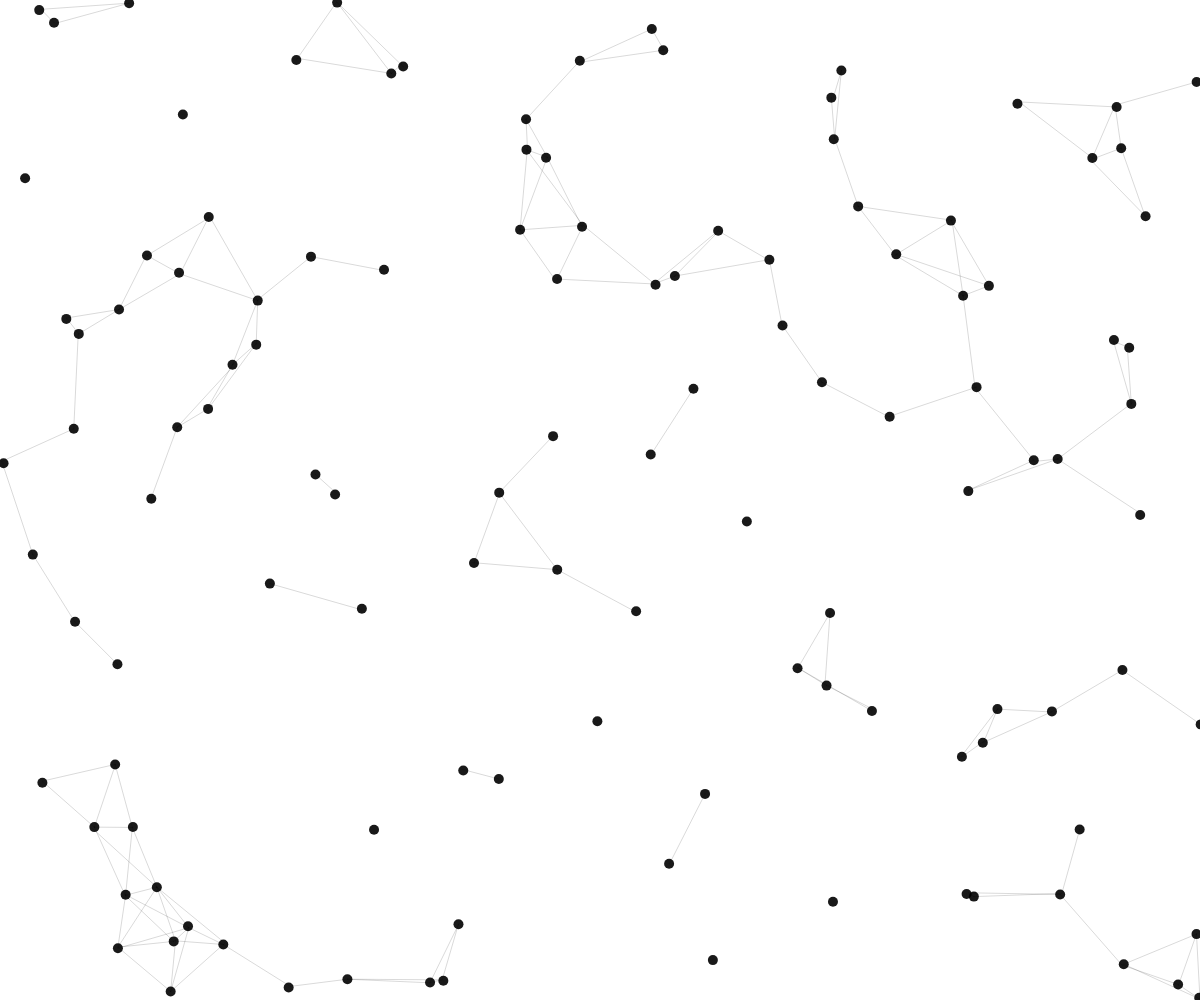
Frame 1 (no input)
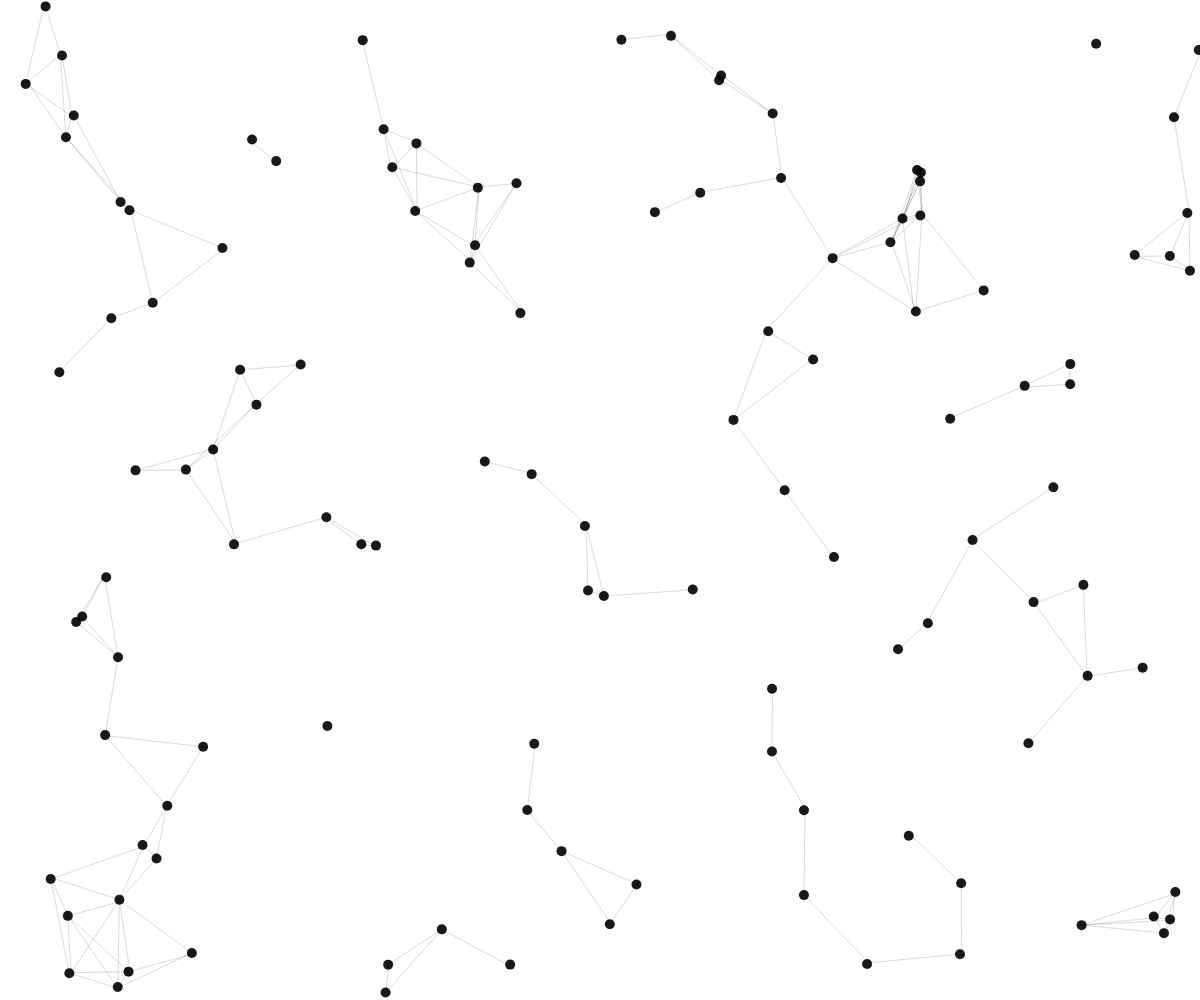
Frame 60 (no input)
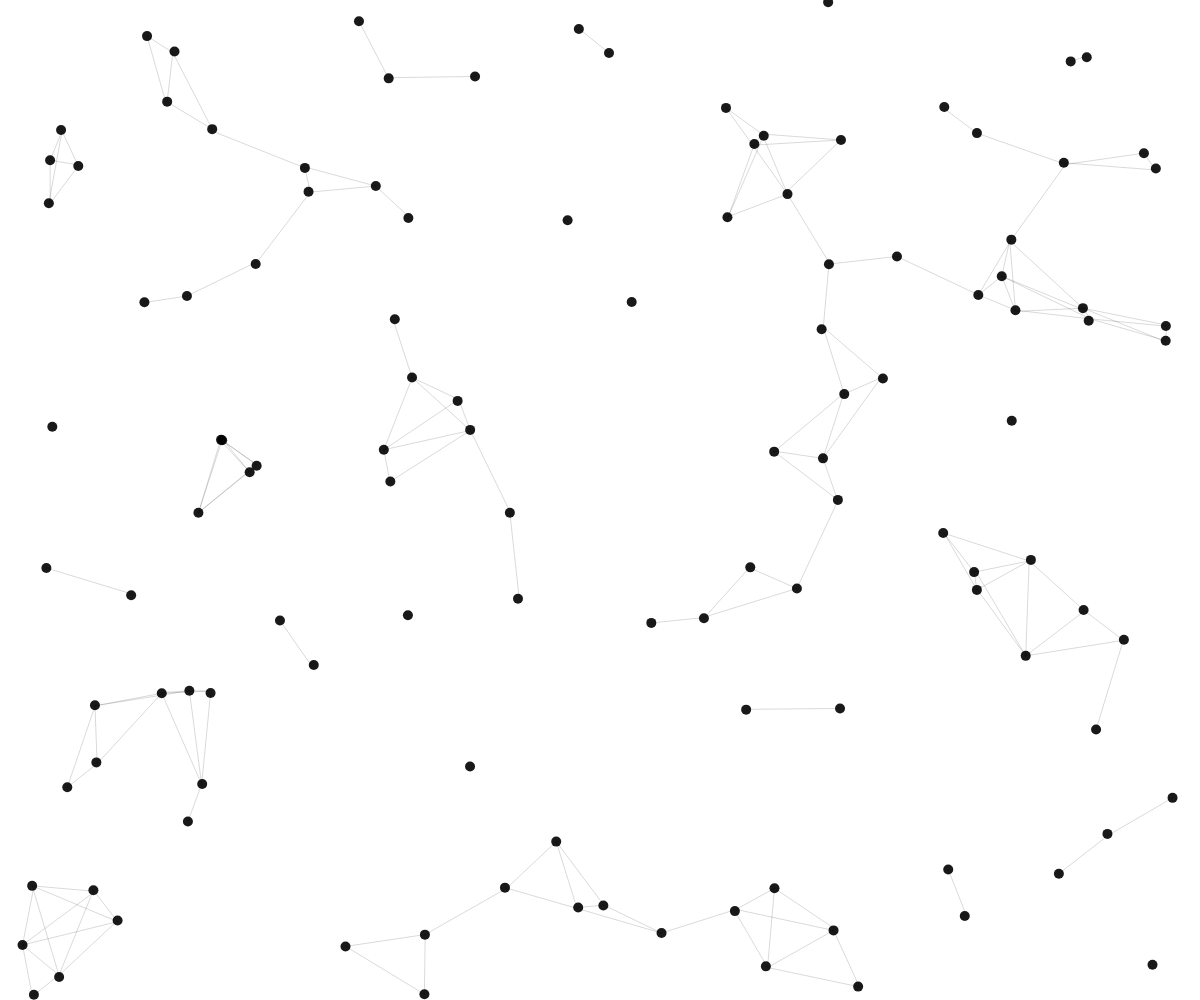
Frame 120 (the mouse pressed at the canvas centre since frame 60)

The p5.js sketch that drew these frames (run headless with seeded random() and noise() and a simulated clock; from frame 60 on, the mouse is pressed at the canvas centre):

// p5.js sketch
// ── sketch.js
//identity
const particle = [];

function setup() {
    createCanvas(window.innerWidth, window.innerHeight);
    
    //create object particle
    const pLenght= Math.floor(window.innerWidth / 10);

    //loop for add particle 
    for(let i = 0; i < pLenght; i++){
        particle.push(new Particle());
    }
}

function draw() {
    //color track particle
    background('#ffffff');
    
    particle.forEach((p,index)=>{
        p.update();
        p.draw();
        p.checkParticle(particle.slice(index));
    });
}

//Class Particle circle
class Particle{
    constructor(){
        //position
        this.pos = createVector(random(width),random(height));
        
        //size
        this.size = 10;

        //speed
        this.speed = createVector(random(-2,2),random(-2,2));
    }

    //add movement speed to particle
    update(){
        this.pos.add(this.speed);
        this.edge();
    }

    //draw single particle
    draw(){
        noStroke();
        fill('rgba(0,0,0,0.90)');
        circle(this.pos.x,this.pos.y,this.size);
    }

    //edge
    edge(){
        if(this.pos.x < 0 || this.pos.x > width){
            this.speed.x *= -1
        }

        if(this.pos.y < 0 || this.pos.y > height){
            this.speed.y *= -1
        }
    }

    //connect particle to other particle with edge
    checkParticle(particle){
        particle.forEach(particle => {
            const e = dist(this.pos.x, this.pos.y, particle.pos.x, particle.pos.y);

            if(e<100){
                //color edge
                stroke('rgba(0,0,0,0.15)');
                line(this.pos.x, this.pos.y, particle.pos.x, particle.pos.y);
            }
        })
    }
}
